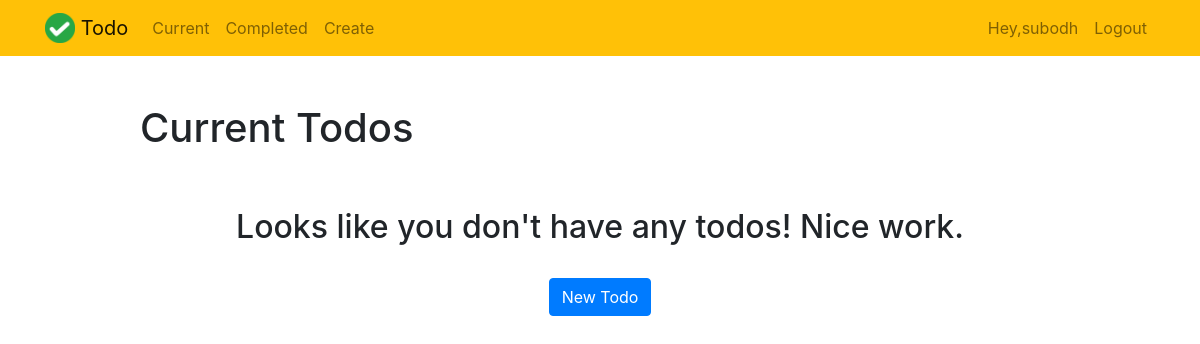
/current/ (signed in), run on an earlier commit of the app's database.
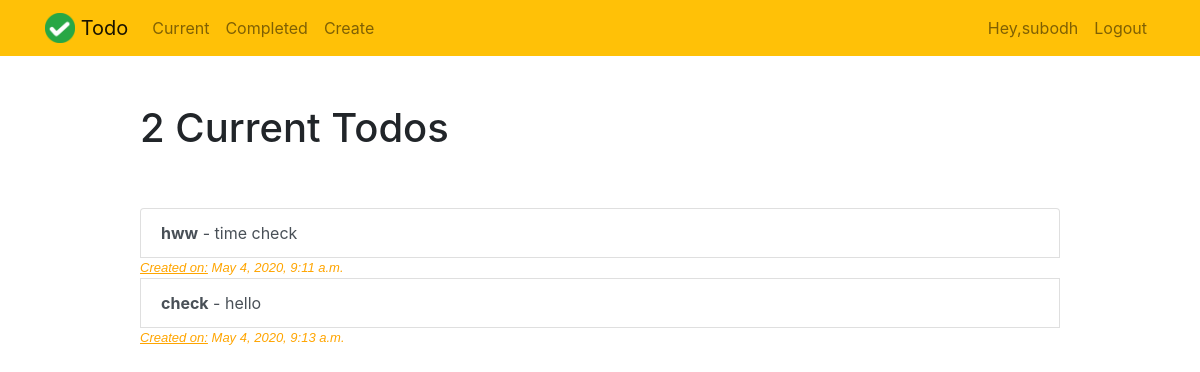
And on a later commit of the database.
### todo/models.py (models this page shows, shortened)
class Todo(models.Model):
    title=models.CharField(max_length=100)
    memo=models.TextField(blank=True)
    created=models.DateTimeField(auto_now_add=True)
    datecompleted=models.DateTimeField(null=True,blank=True)
    important=models.BooleanField(default=False)
    user=models.ForeignKey(User, on_delete=models.CASCADE)

### todo/views.py (the view)
# urls.py: path('current/',views.currenttodos,name='currenttodos'),
@login_required
def currenttodos(request):
    todos= Todo.objects.filter(user=request.user,datecompleted__isnull=True)
    return render(request,'todo/currenttodos.html',{'todos':todos})

### todo/templates/todo/currenttodos.html
{% extends "todo/base.html" %}
{% block content %}
    <div class="row justify-content-center mt-5">
        <div class="col-md-10">
            {% if todos %}
                 <h1>{{ todos.count }} Current Todo{{ todos.count|pluralize }}</h1>
            {% else %}
                           <h1>Current Todos</h1>
            {% endif %}
        </div>
    </div>
    <div class="row justify-content-center mt-5">
        <div class="col-md-10">
        {% if todos %}
            <div class="list-group">
                {% for todo in todos %}
                    <a href="{% url 'viewtodo' todo.id %}" class="list-group-item list-group-item-action{% if todo.important %} list-group-item-danger{% endif %}"><b>{{ todo.title }}</b>{% if todo.memo %} - {{ todo.memo|truncatechars:30 }}{% endif %}</a>
                    <font size=2 face="Helvetica" color=orange><i> <u>Created on:</u> {{ todo.created}}</i></font>
                {% endfor %}
            </div>
        {% else %}
            <div class="text-center">
                <h2>Looks like you don't have any todos! Nice work.</h2>
            <br>
            <a role="button" class="btn btn-primary" href="{% url 'createtodo' %}">New Todo</a>
            </div>
        {% endif %}
        </div>
    </div>
{% endblock %}

### todo/templates/todo/base.html (shortened to what this page needs)
{% load static %}
<!doctype html>
<html lang="en">
<head>
    <link rel="stylesheet" href="https://stackpath.bootstrapcdn.com/bootstrap/4.4.1/css/bootstrap.min.css">
</head>
<body>
<nav class="navbar navbar-expand-md navbar-light bg-warning">
<div class="container">
    <a class="navbar-brand" href="{% url 'home' %}">
         <img src="{% static 'todo/logo.png' %}" width="30" height="30" class="d-inline-block align-top">
        <span>Todo  </span>
    </a>
    <div class="collapse navbar-collapse" id="navbarNav">
    {% if user.is_authenticated %}
        <ul class="navbar-nav mr-auto">
                <li class="nav-item {{ current }}">
                    <a class="nav-link" href="{% url 'currenttodos' %}">Current</a>
                </li>
                <li class="nav-item {{ completed }}">
                    <a class="nav-link" href="{% url 'completedtodos' %}">Completed</a>
                </li>
                <li class="nav-item {{ create }}">
                    <a class="nav-link" href="{% url 'createtodo' %}">Create</a>
        </ul>
    {% endif %}
    <ul class="navbar-nav ml-auto">
            {% if user.is_authenticated %}
          <li class="nav-link">Hey,{{user.username}}
          </li>
                <li class="nav-item">
                    <a href="#" onclick="$('#signOutBtn').click()" class="nav-link">Logout</a>
                </li>
            {% endif %}
        </ul>
    </div>
</div>
</nav>
<div class="container">
{% block content %}{% endblock %}
</div>
</body>
</html>

What changed in the data, as far as the page shows it:
added Todo: title "hww", memo "time check", created "May 4, 2020, 9:11 a.m."
added Todo: title "check", memo "hello", created "May 4, 2020, 9:13 a.m."
Also different on the page:
{{ todos.count }}: (not shown) → "2"
text no longer shown: "Current Todos Looks like you don't have any todos! Nice work. New Todo"
text now shown: "Current Todo"
